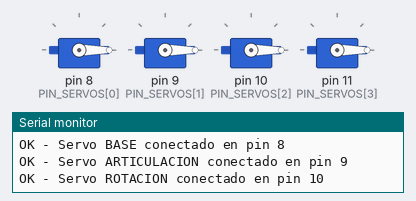
Bench run of a sketch on a simulated Arduino Uno, built with avr-gcc and run on an emulated ATmega328P. On the bench: 4 × servo, the last lines printed to the serial monitor.

Above: at 0.4 s.
At 1.09 s:
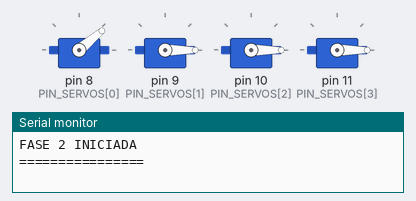
At 6.04 s:
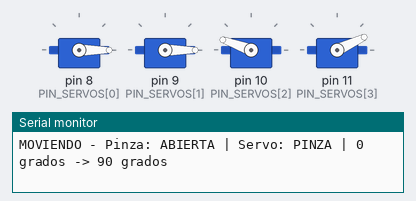
At 10.85 s:
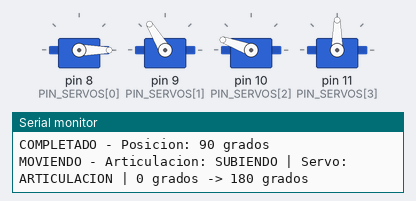
At 20.42 s:
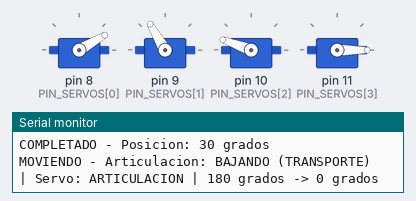
At 39.6 s:
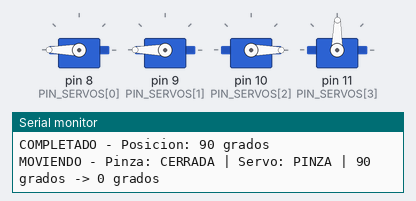
Timing chart, 0 to 40.0 s (numbered marks = the images above):
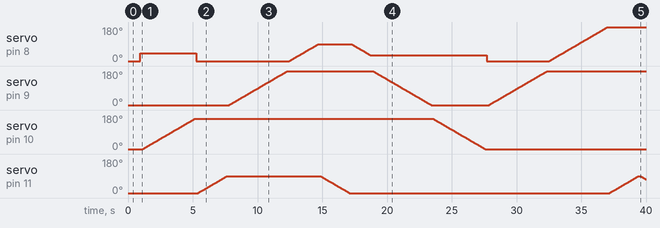

The sketch:

brazo_robotico.ino
```cpp
#include <Servo.h>

// ================== CONFIGURACION PROFESIONAL ==================
const int NUM_SERVOS = 4;
const int PIN_SERVOS[NUM_SERVOS] = {8, 9, 10, 11};
const String NOMBRES_SERVOS[NUM_SERVOS] = {"BASE", "ARTICULACION", "ROTACION", "PINZA"};

Servo servos[NUM_SERVOS];
int posicionesActuales[NUM_SERVOS] = {0, 0, 0, 0};

// ================== ESTRUCTURA PARA SECUENCIAS ==================
struct Movimiento {
  int servoIdx;
  int inicio;
  int fin;
  int delayMs;
  const char* mensaje;
};

// ================== SECUENCIAS DE MOVIMIENTO ==================
const Movimiento SECUENCIAS[] = {
  // Fase 1: Posicion inicial
  {3, 0, 0, 25, "Pinza: CERRADA"},
  {2, 0, 0, 25, "Rotacion: NEUTRA"},
  {1, 0, 0, 25, "Articulacion: ABAJO"},
  {0, 40, 40, 25, "Base: POSICION MEDIA"},

  // Fase 2: Preparacion para recoger
  {2, 0, 160, 25, "Rotacion: GIRANDO HACIA OBJETO"},
  {0, 0, 0, 25, "Base: CENTRADA"},
  {3, 0, 90, 25, "Pinza: ABIERTA"},
  {1, 0, 180, 25, "Articulacion: SUBIENDO"},
  {0, 0, 90, 25, "Base: GIRANDO A DERECHA"},
  {3, 90, 0, 25, "Pinza: CERRANDO (AGARRANDO)"},
  {0, 90, 30, 25, "Base: POSICION INTERMEDIA"},
  {1, 180, 0, 25, "Articulacion: BAJANDO (TRANSPORTE)"},
  {2, 160, 0, 25, "Rotacion: VOLVIENDO A NEUTRO"},

  // Fase 3: Movimiento de exhibicion
  {0, 0, 0, 25, "Base: CENTRADA"},
  {1, 0, 180, 25, "Articulacion: SUBIENDO"},
  {0, 0, 180, 25, "Base: GIRO COMPLETO IZQUIERDA"},
  {3, 0, 90, 25, "Pinza: ABIERTA (EXHIBICION)"},
  {3, 90, 0, 25, "Pinza: CERRADA"},
  {0, 180, 30, 25, "Base: VOLVIENDO A MEDIA"},
  {1, 180, 0, 25, "Articulacion: BAJANDO"}
};

const int TOTAL_MOVIMIENTOS = sizeof(SECUENCIAS) / sizeof(SECUENCIAS[0]);

// ================== FUNCIONES PROFESIONALES ==================
void inicializarSistema() {
  Serial.begin(9600);
  Serial.println("INICIALIZANDO BRAZO ROBOTICO");
  Serial.println("============================");

  for (int i = 0; i < NUM_SERVOS; i++) {
    servos[i].attach(PIN_SERVOS[i]);
    servos[i].write(0);
    delay(100);
    Serial.println("OK - Servo " + NOMBRES_SERVOS[i] + " conectado en pin " + String(PIN_SERVOS[i]));
  }

  Serial.println("");
  Serial.println("SISTEMA LISTO - Iniciando secuencia automatica");
  Serial.println("==============================================");
}

void moverServoSuave(int servoIdx, int objetivo, int tiempoDelay, const char* mensaje) {
  int inicio = posicionesActuales[servoIdx];

  Serial.println("MOVIENDO - " + String(mensaje) + " | Servo: " + NOMBRES_SERVOS[servoIdx] +
                " | " + String(inicio) + " grados -> " + String(objetivo) + " grados");

  if (inicio < objetivo) {
    for (int pos = inicio; pos <= objetivo; pos++) {
      servos[servoIdx].write(pos);
      delay(tiempoDelay);
    }
  } else {
    for (int pos = inicio; pos >= objetivo; pos--) {
      servos[servoIdx].write(pos);
      delay(tiempoDelay);
    }
  }

  posicionesActuales[servoIdx] = objetivo;
  Serial.println("COMPLETADO - Posicion: " + String(objetivo) + " grados");
}

void ejecutarMovimientoDirecto(int servoIdx, int posicion, int tiempoDelay, const char* mensaje) {
  Serial.println("POSICIONAR - " + String(mensaje) + " | Posicion: " + String(posicion) + " grados");
  servos[servoIdx].write(posicion);
  posicionesActuales[servoIdx] = posicion;
  delay(tiempoDelay);
}

void mostrarEstadoActual() {
  Serial.println("");
  Serial.println("ESTADO ACTUAL DE SERVOS:");
  Serial.println("-----------------------");
  for (int i = 0; i < NUM_SERVOS; i++) {
    Serial.println("  " + NOMBRES_SERVOS[i] + ": " + String(posicionesActuales[i]) + " grados");
  }
  Serial.println("-----------------------");
  Serial.println("");
}

// ================== PROGRAMA PRINCIPAL ==================
void setup() {
  inicializarSistema();
}

void loop() {
  int faseActual = 1;

  for (int i = 0; i < TOTAL_MOVIMIENTOS; i++) {
    Movimiento mov = SECUENCIAS[i];

    // Detectar cambios de fase
    if (i == 0 || i == 4 || i == 13) {
      Serial.println("");
      Serial.println("FASE " + String(faseActual) + " INICIADA");
      Serial.println("================");
      faseActual++;
    }

    // Ejecutar movimiento
    if (mov.inicio == mov.fin) {
      ejecutarMovimientoDirecto(mov.servoIdx, mov.inicio, mov.delayMs, mov.mensaje);
    } else {
      moverServoSuave(mov.servoIdx, mov.fin, mov.delayMs, mov.mensaje);
    }

    // Pequena pausa entre movimientos
    delay(100);
  }

  // Estado final y pausa
  mostrarEstadoActual();
  Serial.println("PAUSA FINAL: 9 segundos");
  Serial.println("REINICIANDO SECUENCIA...");
  Serial.println("");
  delay(9000);
}
```

Measured:
- by itself, servo on pin 10 (PIN_SERVOS[2]): rises from 0° to 160° in 4.0 s, then falls to 0° in 22.4 s
